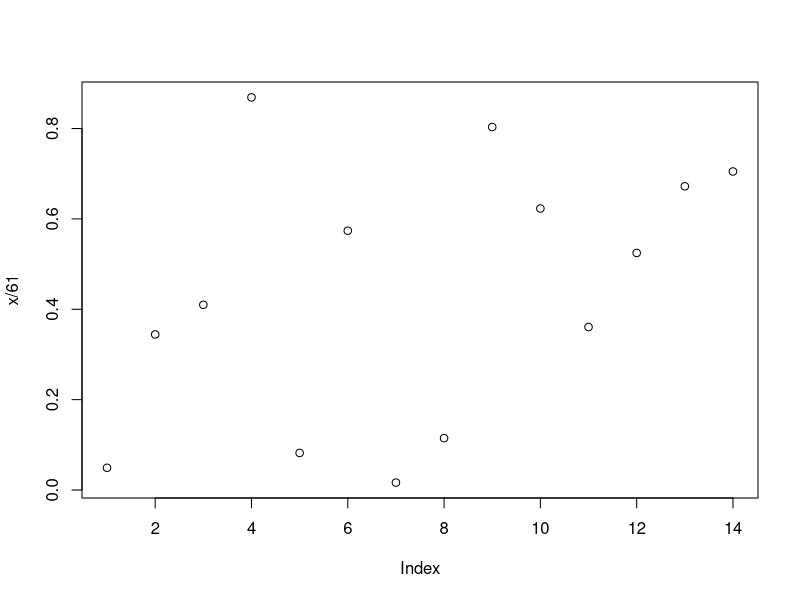
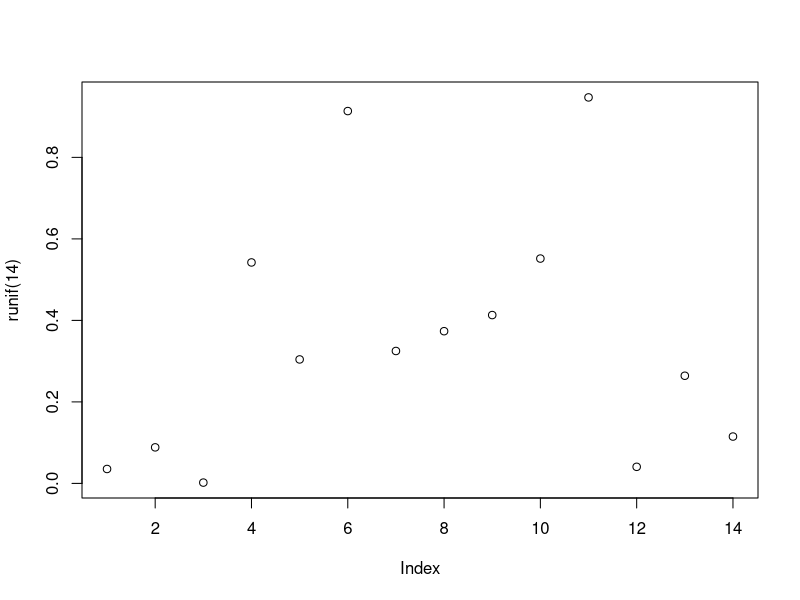
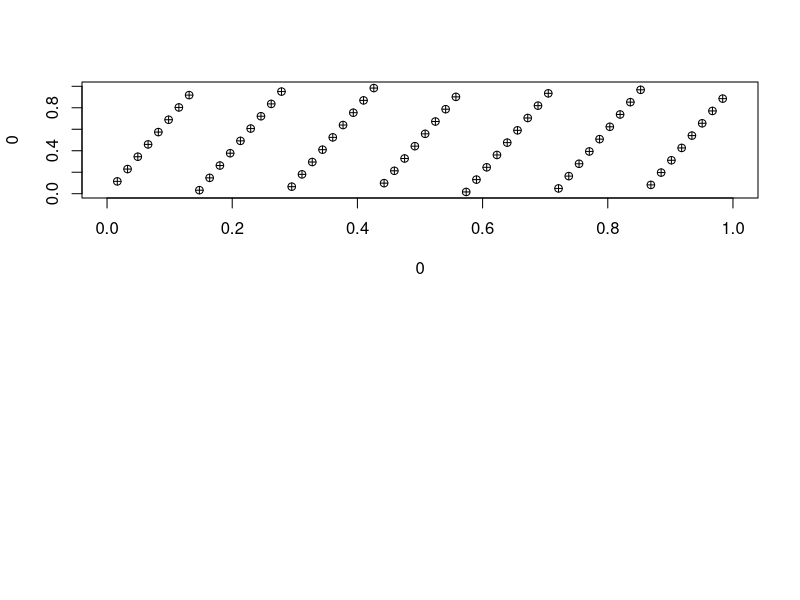

Reproduce these figures in R, in order. (Note: this script raises an error after producing the figures.)
#### Simulation Chapter 25
# prime modulus multiplicative linear congruential generator

# with a, m and x0

x = numeric(14) # list must have length(mod) because generator is full period
x[1] = 3 # set as seed
for (i in 2:14) x[i] = (7 * x[i - 1]) %% 61
print(x)
# notice how the list went back to the seed

plot(x/61)
plot(runif(14))


par(mfrow = c(2,1))
x = numeric(60) # list must have length(mod) because generator is full period
x[1] = 3 # set as seed
for (i in 2:60) x[i] = (7 * x[i - 1]) %% 61
u = x/61
plot(0, 0, type = 'n', xlim = c(0,1), ylim = c(0,1))
for (i in 2:60) points(u[i - 1], u[i], pch = 10)
points(u[60], u[1], pch = 10) # plot for pairs of random numbers


u = runif(60)
plot(0, 0, type = 'n', xlim = c(0,1), ylim = c(0.1))
for (i in 2:60) points(u[i - 1], u[i], pch = 10)
points(u[60], u[1], pch = 10)
par(mfrow = c(1,1))


### Monte Carlo for alternating men and women in 5 chairs
nrep = 100000
count = 0
for (i in 1:nrep) {
  x = sample(5)
  if (x[1] * x[3] * x[5] == 15) count = count + 1
} # 15 is from the position of the odd numbers; odd = male
print(count/nrep)


### Monte Carlo simulating the probability of rolling a ten in 3 fair dice
nrep = 1000000
count = 0
for (i in 1:nrep) {
  roll = sample(1:6, 3, replace = T)
  if (sum(roll) == 10) count = count + 1
}
print(count/nrep)



### Urn exercise
set.seed(4)
nrep = 100000
count = 0
for (i in 1:nrep){
urn1 = c(0, 0, 0, 1, 1)
urn2 = c(0, 1, 1, 1)
x = sample(5, 1) # index for urn1 first ball
urn2 = c(urn2, urn1[x]) # transfer ball from urn1 to urn2
y = sample(5, 1) # set y as index of urn 2 ball picked
urn1[x] = urn2[y] # transfer from urn2 to urn1
if (sample(urn1, 1)==1) count = count + 1
}
print(count/nrep)




### calculate 90th percentile between 2 points
nrep = 4000000
x1 = runif(nrep)
x2 = runif(nrep)
y1 = runif(nrep)
y2 = runif(nrep)
d = sqrt((x1 - x2)^2 + (y1 - y2)^2)
sort(d)[0.9 * nrep] # sort results based on the 90th percentile

for (i in 1:20) {
  plot(runif(2), runif(2), pch = 19, xlim = c(0,1), ylim = c(0,1), type = 'o')
  Sys.sleep(1)
}




################################################




### Exercise 25.2
nrep = 100000
count = 0
for (i in 1:nrep){
  roll = sample(1:6, 6, replace = T) # 6 faces, 6 rolls. no replace
  if (roll == sample(c(1, 2, 3, 4, 5, 6))) count = count + 1
}
print(count/nrep)
print(count)
#print(roll) # check the rolls for verification


### Exercise 25.3
nrep = 100000
count = 0
set.seed(4)
for (i in 1:nrep) {
  x = sample(rep(c('x', 'y'), c(40, 10)))
  if(any(head(x, -1) == 'y' & tail(x, -1) == 'y')) count = count + 1
}
print(1 - (count/nrep))


#### 25.4
set.seed(3)
nrep = 500000
count = 0
for (i in 1:nrep) {
  roll = sample(6, 5, replace = T)
  if (sum(roll[1:3])==3 | sum(roll[2:4])==3 | sum(roll[3:5])==3) count = count + 1
}
print(count/nrep)


#### 25.10
nrep = 100000
count = 0
for (i in 1:nrep) {
  x = sample(6, 5, replace = T)
  if (min(x) >= 2) count = count + 1
}
print(count/nrep)
